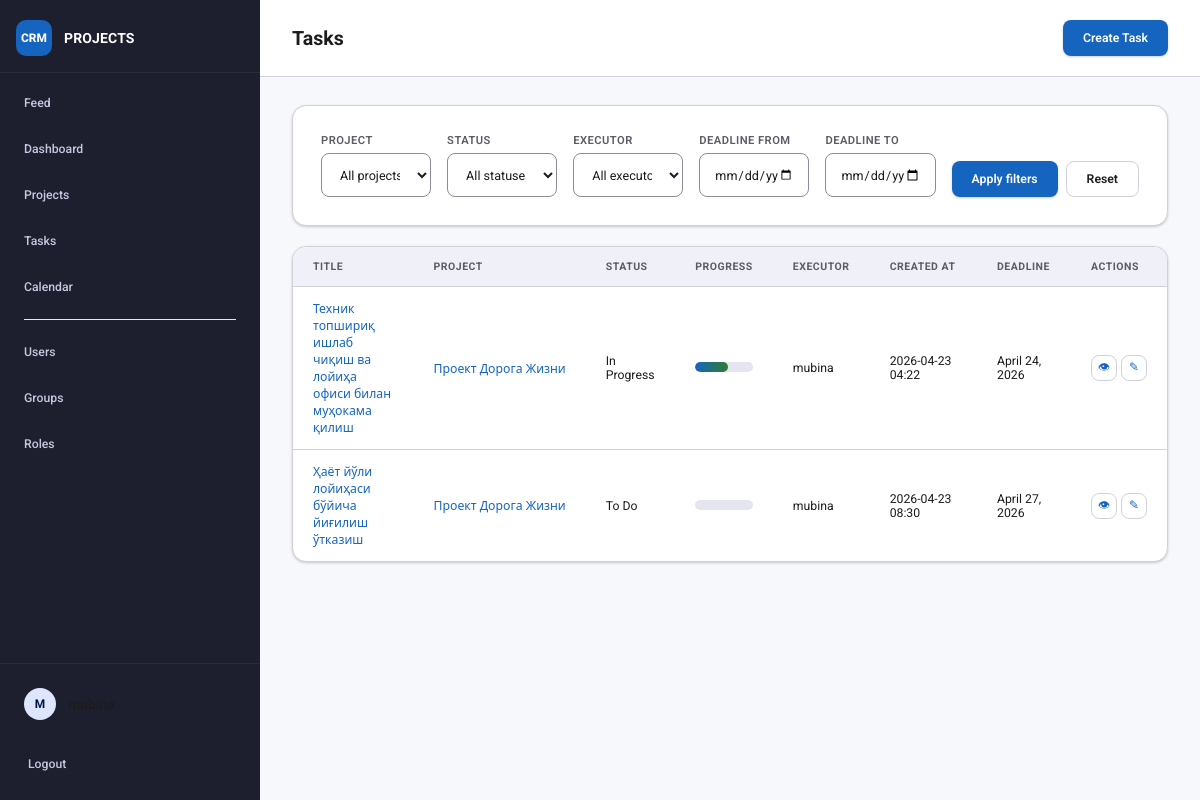
The page /tasks/ (signed in) on the database its author committed.
### projects/models.py (models this page shows, shortened)
class Task(models.Model):
    title = models.CharField(max_length=200)
    description = models.TextField(blank=True)
    status = models.CharField(
        max_length=20,
        choices=TaskStatus.choices,
        default=TaskStatus.TODO,
    )
    deadline = models.DateField(null=True, blank=True)
    progress = models.IntegerField(default=0, validators=[MinValueValidator(0), MaxValueValidator(100)])
    project = models.ForeignKey(Project, on_delete=models.CASCADE, related_name="tasks")
    owner = models.ForeignKey(
        User,
        on_delete=models.SET_NULL,
        null=True,
        blank=True,
        related_name="owned_tasks",
    )
    executor = models.ForeignKey(
        User,
        on_delete=models.SET_NULL,
        null=True,
        blank=True,
        related_name="assigned_tasks",
    )
    co_executors = models.ManyToManyField(User, blank=True, related_name="supporting_tasks")
    hidden = models.BooleanField(default=False)
    created_at = models.DateTimeField(auto_now_add=True)
    updated_at = models.DateTimeField(auto_now=True)
    class Meta:
        ordering = ["deadline", "title"]
    @property
    def is_overdue(self):
        if not self.deadline:
            return False
        return self.status != TaskStatus.DONE and timezone.now().date() > self.deadline
    def can_update_status(self, user):
        if not user.is_authenticated:
            return False
        if user.is_staff:
            return True
        if self.executor_id == user.id:
            return True
        return self.co_executors.filter(pk=user.id).exists()

class Project(models.Model):
    title = models.CharField(max_length=200)
    description = models.TextField(blank=True)
    owner = models.ForeignKey(User, on_delete=models.CASCADE, related_name="owned_projects")
    members = models.ManyToManyField(User, blank=True, related_name="projects")
    hidden = models.BooleanField(default=False)
    created_at = models.DateTimeField(auto_now_add=True)
    updated_at = models.DateTimeField(auto_now=True)
    class Meta:
        ordering = ["title"]

### projects/views.py (the view)
# urls.py: path("tasks/", views.task_list, name="task_list"),
@login_required
def task_list(request):
    tasks = get_user_tasks(request.user).select_related("project", "executor").prefetch_related("co_executors")
    projects = get_user_projects(request.user)
    project_id = request.GET.get("project", "").strip()
    status = request.GET.get("status", "").strip()
    executor_id = request.GET.get("executor", "").strip()
    deadline_from_raw = request.GET.get("deadline_from", "").strip()
    deadline_to_raw = request.GET.get("deadline_to", "").strip()
    deadline_from = parse_date(deadline_from_raw)
    deadline_to = parse_date(deadline_to_raw)
    if project_id and project_id.isdigit():
        tasks = tasks.filter(project_id=int(project_id))
    if status and status in TaskStatus.values:
        tasks = tasks.filter(status=status)
    if executor_id and executor_id.isdigit():
        tasks = tasks.filter(executor_id=int(executor_id))
    if deadline_from:
        tasks = tasks.filter(deadline__gte=deadline_from)
    if deadline_to:
        tasks = tasks.filter(deadline__lte=deadline_to)
    tasks = list(tasks)
    for task in tasks:
        task.can_edit = can_edit_task(request.user, task)
        task.can_delete = can_delete_task(request.user, task)
    executors = User.objects.filter(
        assigned_tasks__isnull=False
    ).distinct().order_by("username")
    return render(
        request,
        "projects/task_list.html",
        {
            "tasks": tasks,
            "projects": projects,
            "task_status_choices": TaskStatus.choices,
            "executors": executors,
            "show_visibility_status": is_admin_role(request.user),
            "filters": {
                "project": project_id,
                "status": status,
                "executor": executor_id,
                "deadline_from": deadline_from_raw,
                "deadline_to": deadline_to_raw,
            },
        },
    )

### projects/current_user.py (called while the page is built)
def set_current_user(user):
    return _current_user.set(user)

def reset_current_user(token):
    _current_user.reset(token)

### projects/views.py (called while the page is built)
def has_role(user, role_name):
    if not user.is_authenticated:
        return False
    return user.roles.filter(name__iexact=role_name).exists() or user.is_superuser

def is_admin_role(user):
    return has_role(user, "admin")

def get_user_projects(user):
    if is_admin_role(user) or has_role(user, "content"):
        return Project.objects.select_related("owner").prefetch_related("members")
    return (
        Project.objects.filter(
            models.Q(owner=user)
            | models.Q(members=user)
            | models.Q(tasks__executor=user)
            | models.Q(tasks__co_executors=user),
            hidden=False,
        )
        .distinct()
        .select_related("owner")
        .prefetch_related("members")
    )

def get_user_tasks(user):
    if is_admin_role(user) or has_role(user, "content"):
        return Task.objects.select_related("project", "executor").prefetch_related("co_executors")
    return (
        Task.objects.filter(
            models.Q(project__owner=user)
            | models.Q(executor=user),
            hidden=False,
            project__hidden=False,
        )
        .distinct()
        .select_related("project", "executor")
        .prefetch_related("co_executors")
    )

def can_edit_task(user, task):
    if not user.is_authenticated:
        return False
    if is_admin_role(user):
        return True
    if task.owner_id == user.id:
        return True
    return task.can_update_status(user)

def can_delete_task(user, task):
    if not user.is_authenticated:
        return False
    if is_admin_role(user):
        return True
    return task.owner_id == user.id

### projects/templates/projects/task_list.html (shortened to what this page needs)
{% extends "projects/base.html" %}
{% block page_header %}
<div class="page-header">
    <h1>Tasks</h1>
    <div class="page-actions">
        <a class="button" href="{% url 'task_create' %}">Create Task</a>
    </div>
</div>
{% endblock %}
{% block content %}
<div class="card-section task-filters">
    <form method="get" class="task-filter-form">
        <div class="filter-grid">
            <div class="field-group">
                <label for="project">Project</label>
                <select id="project" name="project">
                    <option value="">All projects</option>
                </select>
            </div>
            <div class="field-group">
                <label for="status">Status</label>
                <select id="status" name="status">
                    <option value="">All statuses</option>
                </select>
            </div>
            <div class="field-group">
                <label for="executor">Executor</label>
                <select id="executor" name="executor">
                    <option value="">All executors</option>
                </select>
            </div>
            <div class="field-group">
                <label for="deadline_from">Deadline from</label>
                <input id="deadline_from" type="date" name="deadline_from" value="{{ filters.deadline_from }}" />
            </div>
            <div class="field-group">
                <label for="deadline_to">Deadline to</label>
                <input id="deadline_to" type="date" name="deadline_to" value="{{ filters.deadline_to }}" />
            </div>
        </div>
        <div class="filter-actions">
            <button type="submit" class="button">Apply filters</button>
            <a class="button secondary" href="{% url 'task_list' %}">Reset</a>
        </div>
    </form>
</div>
<div class="table-wrap">
<table class="table-list">
    <thead>
        <tr>
            <th>Title</th>
            <th class="task-table-project-col">Project</th>
            <th>Status</th>
            <th>Progress</th>
            <th>Executor</th>
            <th>Created At</th>
            <th>Deadline</th>
            <th>Actions</th>
        </tr>
    </thead>
    <tbody>
        {% for task in tasks %}
        <tr class="{% if task.is_overdue %}overdue-row{% endif %}">
            <td><a href="{% url 'task_detail' task.pk %}">{{ task.title }}</a></td>
            <td class="task-table-project-col"><a href="{% url 'project_detail' task.project.pk %}">{{ task.project.title }}</a></td>
            <td>{{ task.get_status_display }}{% if task.is_overdue %} • <span class="overdue-label">Overdue</span>{% endif %}</td>
            <td>{% include "projects/_task_progress_bar.html" with progress=task.progress compact=True %}</td>
            <td>{{ task.executor.username|default:'—' }}</td>
            <td>{{ task.created_at|date:"Y-m-d H:i" }}</td>
            <td>{{ task.deadline|default:'—' }}</td>
            <td>
                <span class="table-actions">
                    <a class="table-action-icon" href="{% url 'task_detail' task.pk %}" title="View task" aria-label="View task"><span aria-hidden="true">👁</span><span class="sr-only">View task</span></a>
                    {% if task.can_edit %}
                    <a class="table-action-icon" href="{% url 'task_update' task.pk %}" title="Edit task" aria-label="Edit task"><span aria-hidden="true">✎</span><span class="sr-only">Edit task</span></a>
                    {% endif %}
                </span>
            </td>
        </tr>
        {% empty %}
        <tr>
            <td colspan="{% if show_visibility_status %}9{% else %}8{% endif %}">No tasks available.</td>
        </tr>
        {% endfor %}
    </tbody>
</table>
</div>
{% endblock %}

### projects/templates/projects/base.html (shortened to what this page needs)
{% load static %}
{% load role_tags %}
<!DOCTYPE html>
<html lang="en">
<head>
    <link rel="stylesheet" href="{% static 'projects/css/style.css' %}" />
</head>
<body class="{% block body_class %}app-body{% endblock %}">
<div class="app-shell">
    {% block header %}
    <aside class="sidebar">
        <div class="sidebar-brand">
            <div class="brand-icon">CRM</div>
            <div>
                <div class="brand-title">PROJECTS</div>
            </div>
        </div>
        <nav class="sidebar-nav">
            <a class="sidebar-link" href="{% url 'home' %}">
                <span class="nav-label">Feed</span>
            </a>
            <a class="sidebar-link" href="{% url 'dashboard' %}">
                <span class="nav-label">Dashboard</span>
            </a>
            <a class="sidebar-link" href="{% url 'project_list' %}">
                <span class="nav-label">Projects</span>
            </a>
            <a class="sidebar-link" href="{% url 'task_list' %}">
                <span class="nav-label">Tasks</span>
            </a>
            <a class="sidebar-link" href="{% url 'calendar' %}">
                <span class="nav-label">Calendar</span>
            </a>
            {% if user.is_staff or user.is_superuser or user|has_role:'admin' %}
                <div class="nav-divider" style="height: 1px; background: var(--md-surface-variant); margin: 8px 16px;"></div>
                <a class="sidebar-link" href="{% url 'user_list' %}">
                    <span class="nav-label">Users</span>
                </a>
                <a class="sidebar-link" href="{% url 'group_list' %}">
                    <span class="nav-label">Groups</span>
                </a>
                <a class="sidebar-link" href="{% url 'role_list' %}">
                    <span class="nav-label">Roles</span>
                </a>
            {% endif %}
        </nav>
        <div class="sidebar-footer" style="margin-top: auto; padding: 12px;">
            {% if user.is_authenticated %}
                <div class="user-info" style="padding: 12px; display: flex; align-items: center; gap: 12px; margin-bottom: 8px;">
                    <div class="user-avatar" style="width: 32px; height: 32px; border-radius: 16px; background: var(--md-primary-container); display: flex; align-items: center; justify-content: center; font-weight: 700;">{{ user.username|first|upper }}</div>
                    <span style="font-weight: 500;">{{ user.username }}</span>
                </div>
                <a class="sidebar-link" href="{% url 'logout' %}" style="height: 48px;">Logout</a>
            {% else %}
                <a class="sidebar-link" href="{% url 'login' %}">Login</a>
            {% endif %}
        </div>
    </aside>
    {% endblock %}
    <div class="workspace">
        {% block page_header %}{% endblock %}
        <main class="workspace-content">
            <div class="container page-container">
                {% block content %}{% endblock %}
            </div>
        </main>
    </div>
</div>
</body>
</html>

### projects/templates/projects/_task_progress_bar.html (shortened to what this page needs)
<div class="task-progress-widget{% if compact %} task-progress-widget--compact{% endif %}" data-task-progress-widget data-progress="{{ progress }}">
    <div class="task-progress-track">
        <div class="task-progress-fill" data-task-progress-fill style="width: {{ progress }}%;"></div>
    </div>
</div>

### rows shown on the page
Task: title "Техник топшириқ ишлаб чиқиш ва лойиҳа офиси билан муҳокама қилиш", project "Проект Дорога Жизни", status "In Progress", {{ progress }} 57 (drawn), executor.username "mubina", created_at "2026-04-23 04:22", deadline "April 24, 2026"
Task: title "Ҳаёт йўли лойиҳаси бўйича йиғилиш ўтказиш", project "Проект Дорога Жизни", status "To Do", executor.username "mubina", created_at "2026-04-23 08:30", deadline "April 27, 2026"

### other values the page prints
{{ user.username|first|upper }} "M"
